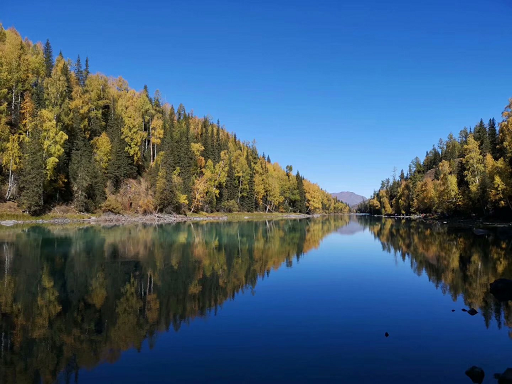
#> input picture blog40-ImageSegmentation/scenery.png, 512 x 384 px
$ python 'blog40-08-shift(best).py'
#> lines starting #> are read from the running program, lines starting #| are printed output that depends on the picture
# coding: utf-8
# 2021-05-17 Eastmount CSDN
import cv2
import numpy as np
import matplotlib.pyplot as plt

#读取原始图像灰度颜色
img = cv2.imread('scenery.png')
#> img is the input picture: shape (384, 512, 3); mean B, G, R 117.2, 91.6, 64.3

#获取图像行和列
rows, cols = img.shape[:2]
#> rows = 384; cols = 512

#mask必须行和列都加2且必须为uint8单通道阵列
mask = np.zeros([rows+2, cols+2], np.uint8)

spatialRad = 100 #空间窗口大小
colorRad = 100   #色彩窗口大小
maxPyrLevel = 2  #金字塔层数

#图像均值漂移分割
dst = cv2.pyrMeanShiftFiltering( img, spatialRad, colorRad, maxPyrLevel)
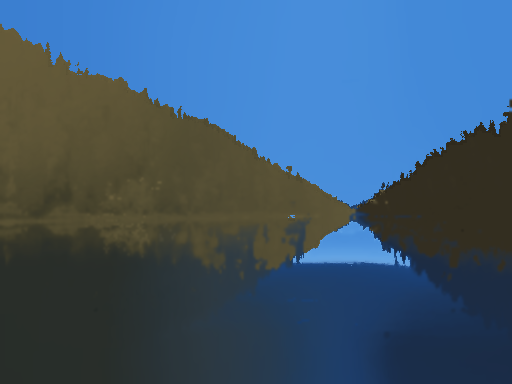
#> dst: shape (384, 512, 3); mean B, G, R 112.6, 87.5, 60.1

#图像漫水填充处理
cv2.floodFill(dst, mask, (30, 30), (0, 255, 255),
              (100, 100, 100), (50, 50, 50),
              cv2.FLOODFILL_FIXED_RANGE)
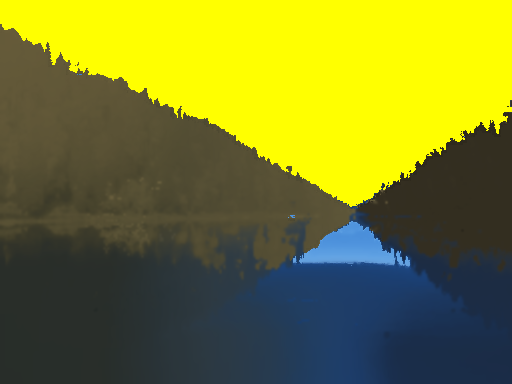
#> dst: shape (384, 512, 3); mean B, G, R 41.6, 126.3, 121.7

#显示图像
cv2.imshow('src', img)
cv2.imshow('dst', dst)
cv2.waitKey()
cv2.destroyAllWindows()

$ run again, with blog40-ImageSegmentation/hua.png copied over blog40-ImageSegmentation/scenery.png
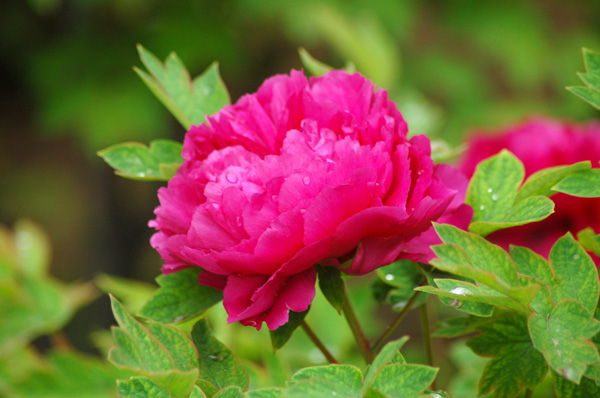
#> input picture blog40-ImageSegmentation/hua.png, 600 x 398 px
#> img is the input picture: shape (398, 600, 3); mean B, G, R 56.8, 94.7, 121.2
#> `dst = cv2.pyrMeanShiftFiltering( img, spatialRad, colorRad, maxPyrLevel)`:
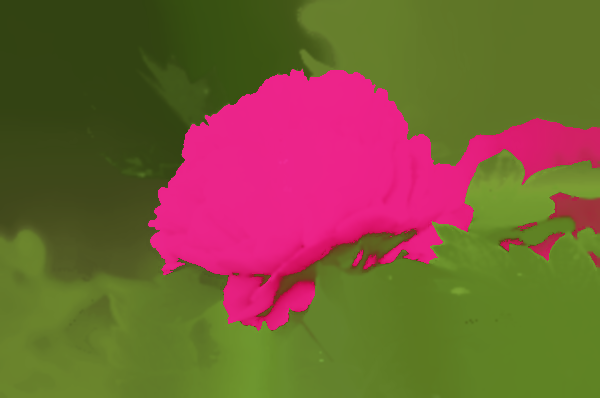
#> dst: shape (398, 600, 3); mean B, G, R 56.3, 91.7, 119.6
#> `cv2.floodFill(dst, mask, (30, 30), (0, 255, 255), (100, 100, 100), (50..`:
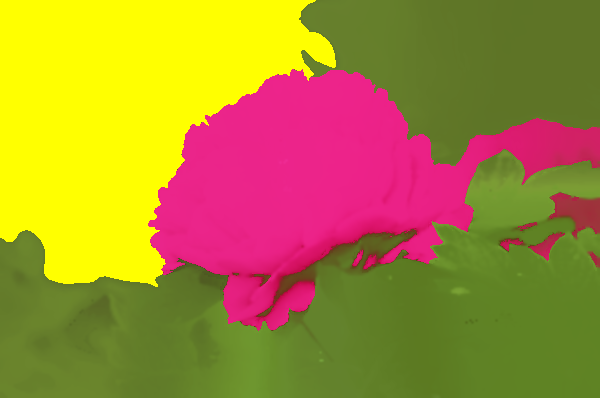
#> dst: shape (398, 600, 3); mean B, G, R 50.6, 136.4, 168.3

$ run again, with blog40-ImageSegmentation/nv.png copied over blog40-ImageSegmentation/scenery.png
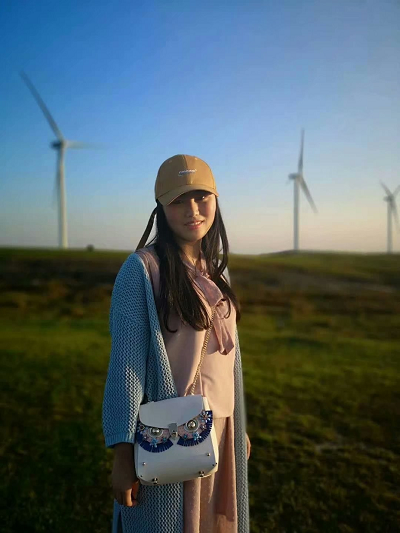
#> input picture blog40-ImageSegmentation/nv.png, 400 x 533 px
#> img is the input picture: shape (533, 400, 3); mean B, G, R 102.8, 99, 83.8
#> `dst = cv2.pyrMeanShiftFiltering( img, spatialRad, colorRad, maxPyrLevel)`:
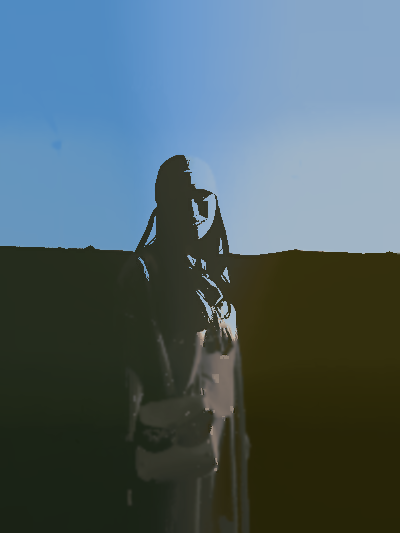
#> dst: shape (533, 400, 3); mean B, G, R 103.3, 96.9, 78
#> `cv2.floodFill(dst, mask, (30, 30), (0, 255, 255), (100, 100, 100), (50..`:
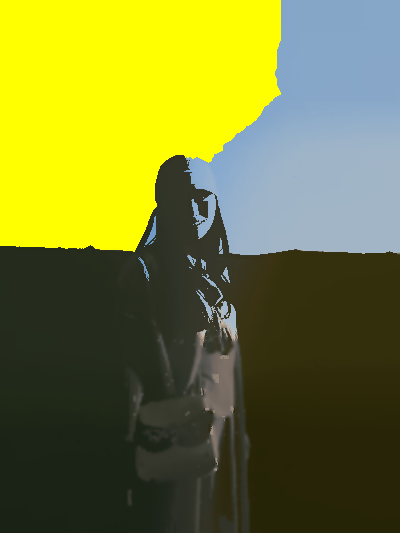
#> dst: shape (533, 400, 3); mean B, G, R 51.8, 124.6, 118.7
